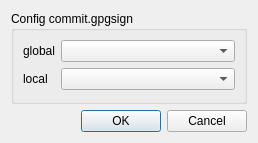
<?xml version="1.0" encoding="UTF-8"?>
<ui version="4.0">
 <class>ConfigSigningDialog</class>
 <widget class="QDialog" name="ConfigSigningDialog">
  <property name="geometry">
   <rect>
    <x>0</x>
    <y>0</y>
    <width>258</width>
    <height>143</height>
   </rect>
  </property>
  <property name="windowTitle">
   <string>Signing Policy</string>
  </property>
  <layout class="QVBoxLayout" name="verticalLayout">
   <item>
    <widget class="QGroupBox" name="groupBox">
     <property name="title">
      <string>Config commit.gpgsign</string>
     </property>
     <layout class="QFormLayout" name="formLayout">
      <item row="0" column="0">
       <widget class="QLabel" name="label_7">
        <property name="text">
         <string>global</string>
        </property>
       </widget>
      </item>
      <item row="0" column="1">
       <widget class="QComboBox" name="comboBox_sign_global"/>
      </item>
      <item row="1" column="0">
       <widget class="QLabel" name="label_local">
        <property name="text">
         <string>local</string>
        </property>
       </widget>
      </item>
      <item row="1" column="1">
       <widget class="QComboBox" name="comboBox_sign_local"/>
      </item>
     </layout>
    </widget>
   </item>
   <item>
    <layout class="QHBoxLayout" name="horizontalLayout">
     <item>
      <spacer name="horizontalSpacer">
       <property name="orientation">
        <enum>Qt::Horizontal</enum>
       </property>
       <property name="sizeHint" stdset="0">
        <size>
         <width>40</width>
         <height>20</height>
        </size>
       </property>
      </spacer>
     </item>
     <item>
      <widget class="QPushButton" name="pushButton">
       <property name="text">
        <string>OK</string>
       </property>
      </widget>
     </item>
     <item>
      <widget class="QPushButton" name="pushButton_2">
       <property name="text">
        <string>Cancel</string>
       </property>
      </widget>
     </item>
    </layout>
   </item>
  </layout>
 </widget>
 <tabstops>
  <tabstop>comboBox_sign_global</tabstop>
  <tabstop>comboBox_sign_local</tabstop>
  <tabstop>pushButton</tabstop>
  <tabstop>pushButton_2</tabstop>
 </tabstops>
 <resources/>
 <connections>
  <connection>
   <sender>pushButton</sender>
   <signal>clicked()</signal>
   <receiver>ConfigSigningDialog</receiver>
   <slot>accept()</slot>
   <hints>
    <hint type="sourcelabel">
     <x>82</x>
     <y>124</y>
    </hint>
    <hint type="destinationlabel">
     <x>61</x>
     <y>124</y>
    </hint>
   </hints>
  </connection>
  <connection>
   <sender>pushButton_2</sender>
   <signal>clicked()</signal>
   <receiver>ConfigSigningDialog</receiver>
   <slot>reject()</slot>
   <hints>
    <hint type="sourcelabel">
     <x>227</x>
     <y>118</y>
    </hint>
    <hint type="destinationlabel">
     <x>248</x>
     <y>119</y>
    </hint>
   </hints>
  </connection>
 </connections>
</ui>
